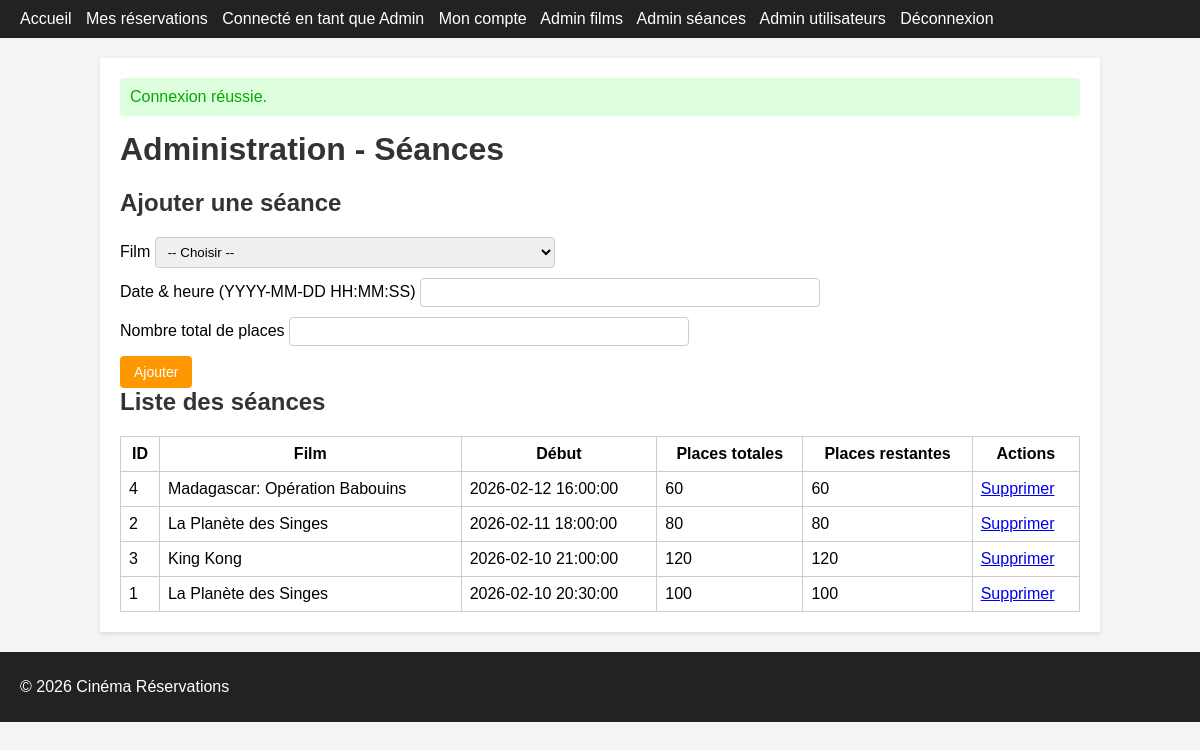
/?controller=admin&action=seances (signed in), run on the app's committed database.
### tables this page shows
CREATE TABLE IF NOT EXISTS seances (
    id INT AUTO_INCREMENT PRIMARY KEY,
    film_id INT NOT NULL,
    start_time DATETIME NOT NULL,
    seats_total INT NOT NULL,
    CONSTRAINT fk_seances_film FOREIGN KEY (film_id) REFERENCES films(id) ON DELETE CASCADE
);

CREATE TABLE IF NOT EXISTS films (
    id INT AUTO_INCREMENT PRIMARY KEY,
    title VARCHAR(255) NOT NULL,
    description TEXT NULL,
    duration INT NOT NULL,
    created_at DATETIME NOT NULL DEFAULT CURRENT_TIMESTAMP
);

### app/core/Controller.php (called while the page is built, shortened)
<?php
abstract class Controller
{
    protected function render(string $view, array $params = []): void
    {
        extract($params);
        $viewFile = __DIR__ . '/../views/' . $view . '.php';
        require __DIR__ . '/../views/layouts/header.php';
        require $viewFile;
        require __DIR__ . '/../views/layouts/footer.php';
    }
}

### app/controllers/AdminController.php (called while the page is built, shortened)
<?php
require_once __DIR__ . '/../core/Controller.php';
require_once __DIR__ . '/../core/Security.php';
require_once __DIR__ . '/../models/Seance.php';
class AdminController extends Controller
{
    public function seances(): void
    {
        $seances = Seance::allWithFilms();
        $films = Film::all();
        $this->render('admin/seances', ['seances' => $seances, 'films' => $films]);
    }
}

### app/core/Router.php (called while the page is built, shortened)
<?php
require_once __DIR__ . '/../config/database.php';
require_once __DIR__ . '/Controller.php';
require_once __DIR__ . '/Model.php';
require_once __DIR__ . '/Security.php';
class Router
{
    public static function dispatch(): void
    {
        $action = $_GET['action'] ?? 'index';
        $controller = new $controllerClass();
        $controller->$action();
    }
}

### public/index.php (called while the page is built, shortened)
    <?php
require_once __DIR__ . '/../app/core/Router.php';
Router::dispatch();

### app/core/Security.php (called while the page is built, shortened)
<?php
class Security
{
    public static function e(?string $value): string
    {
        return htmlspecialchars($value ?? '', ENT_QUOTES | ENT_SUBSTITUTE, 'UTF-8');
    }
    public static function isLoggedIn(): bool
    {
        return !empty($_SESSION['user_id']);
    }
    public static function isAdmin(): bool
    {
        return isset($_SESSION['user_role']) && $_SESSION['user_role'] === 'admin';
    }
}

### app/config/database.php (called while the page is built, shortened)
<?php
class Database
{
    private static ?PDO $instance = null;
    public static function getConnection(): PDO
    {
        if (self::$instance === null) {
            $dsn = 'mysql:host=' . DB_HOST . ';dbname=' . DB_NAME . ';charset=' . DB_CHARSET;
            $options = [
                PDO::ATTR_ERRMODE            => PDO::ERRMODE_EXCEPTION,
                PDO::ATTR_DEFAULT_FETCH_MODE => PDO::FETCH_ASSOC,
                PDO::ATTR_EMULATE_PREPARES   => false,
            ];
            self::$instance = new PDO($dsn, DB_USER, DB_PASS, $options);
        }
        return self::$instance;
    }
}

### app/models/Seance.php (called while the page is built, shortened)
<?php
require_once __DIR__ . '/../core/Model.php';
class Seance extends Model
{
    public static function allWithFilms(): array
    {
        $model = new self();
        $stmt = $model->db->query(
            'SELECT s.*, f.title AS film_title
             FROM seances s
             JOIN films f ON s.film_id = f.id
             ORDER BY s.start_time DESC'
        );
        return $stmt->fetchAll();
    }
    public static function remainingSeats(int $seanceId): int
    {
        $model = new self();
        $stmt = $model->db->prepare(
            'SELECT s.seats_total - COALESCE(SUM(r.seats), 0) AS remaining
             FROM seances s
             LEFT JOIN reservations r ON r.seance_id = s.id
             WHERE s.id = :id
             GROUP BY s.id'
        );
        $stmt->execute(['id' => $seanceId]);
        $row = $stmt->fetch();
        return (int)$row['remaining'];
    }
}

### app/core/Model.php (called while the page is built, shortened)
<?php
abstract class Model
{
    public function __construct()
    {
        $this->db = Database::getConnection();
    }
}

### app/views/admin/seances.php (the view, shortened to what this page needs)
<h1>Administration - Séances</h1>
<h2>Ajouter une séance</h2>
<form method="post" action="<?php echo BASE_URL; ?>?controller=admin&action=seances">
    <div>
        <label for="film_id">Film</label>
        <select name="film_id" id="film_id" required>
            <option value="">-- Choisir --</option>
        </select>
    </div>
    <div>
        <label for="start_time">Date & heure (YYYY-MM-DD HH:MM:SS)</label>
        <input type="text" name="start_time" id="start_time" required>
    </div>
    <div>
        <label for="seats_total">Nombre total de places</label>
        <input type="number" name="seats_total" id="seats_total" min="1" required>
    </div>
    <button type="submit">Ajouter</button>
</form>
<h2>Liste des séances</h2>
<?php if (empty($seances)): ?>
    <p>Aucune séance.</p>
<?php else: ?>
    <table>
        <thead>
        <tr>
            <th>ID</th>
            <th>Film</th>
            <th>Début</th>
            <th>Places totales</th>
            <th>Places restantes</th>
            <th>Actions</th>
        </tr>
        </thead>
        <tbody>
        <?php foreach ($seances as $seance): ?>
            <?php $remaining = Seance::remainingSeats((int)$seance['id']); ?>
            <tr>
                <td><?php echo (int)$seance['id']; ?></td>
                <td><?php echo \Security::e($seance['film_title']); ?></td>
                <td><?php echo \Security::e($seance['start_time']); ?></td>
                <td><?php echo (int)$seance['seats_total']; ?></td>
                <td><?php echo (int)$remaining; ?></td>
                <td>
                    <a href="<?php echo BASE_URL; ?>?controller=admin&action=seances&delete=<?php echo (int)$seance['id']; ?>"
                       onclick="return confirm('Supprimer cette séance ?');">Supprimer</a>
                </td>
            </tr>
        <?php endforeach; ?>
        </tbody>
    </table>
<?php endif; ?>

### app/views/layouts/header.php (shortened to what this page needs)
<!DOCTYPE html>
<html lang="fr">
<head>
    <link rel="stylesheet" href="<?php echo BASE_URL; ?>assets/css/style.css">
</head>
<body>
<header>
    <nav>
        <a href="<?php echo BASE_URL; ?>">Accueil</a>
        <a href="<?php echo BASE_URL; ?>?controller=reservation&action=index">Mes réservations</a>
        <?php if (\Security::isLoggedIn()): ?>
            <span>Connecté en tant que <?php echo \Security::e($_SESSION['user_name'] ?? ''); ?></span>
            <a href="<?php echo BASE_URL; ?>?controller=auth&action=account">Mon compte</a>
            <?php if (\Security::isAdmin()): ?>
                <a href="<?php echo BASE_URL; ?>?controller=admin&action=films">Admin films</a>
                <a href="<?php echo BASE_URL; ?>?controller=admin&action=seances">Admin séances</a>
                <a href="<?php echo BASE_URL; ?>?controller=admin&action=users">Admin utilisateurs</a>
            <?php endif; ?>
            <a href="<?php echo BASE_URL; ?>?controller=auth&action=logout">Déconnexion</a>
        <?php else: ?>
            <a href="<?php echo BASE_URL; ?>?controller=auth&action=login">Connexion</a>
            <a href="<?php echo BASE_URL; ?>?controller=auth&action=register">Inscription</a>
        <?php endif; ?>
    </nav>
</header>
<div class="container">
    <?php if (!empty($_SESSION['flash_success'])): ?>
        <div class="flash success">
            <?php echo \Security::e($_SESSION['flash_success']); unset($_SESSION['flash_success']); ?>
        </div>
    <?php endif; ?>

### app/views/layouts/footer.php
</div>
<footer>
    <p>&copy; <?php echo date('Y'); ?> Cinéma Réservations</p>
</footer>
</body>
</html>

### public/assets/css/style.css (style rules this page uses)
body { font-family: Arial, sans-serif; margin: 0; padding: 0; background-color: #f4f4f4; }
header, footer { background-color: #222; color: #fff; padding: 10px 20px; }
nav a { color: #fff; margin-right: 10px; text-decoration: none; }
.container { max-width: 960px; margin: 20px auto; background-color: #fff; padding: 20px; box-shadow: 0 2px 4px rgba(0,0,0,0.1); }
.flash { padding: 10px; margin-bottom: 15px; border-radius: 4px; }
.flash.success { background-color: #ddffdd; color: #0a0; }
table { width: 100%; border-collapse: collapse; margin-top: 10px; }
th, td { padding: 8px; border: 1px solid #ccc; }
button, input[type="submit"] { background-color: #ff9800; color: #fff; border: none; padding: 8px 14px; border-radius: 4px; cursor: pointer; font-size: 14px; }
input[type="text"], input[type="email"], input[type="password"], input[type="number"], textarea, select { padding: 6px 8px; border-radius: 4px; border: 1px solid #ccc; width: 100%; max-width: 400px; box-sizing: border-box; }
form div { margin-bottom: 10px; }
h1, h2 { margin-top: 0; color: #333; }
nav span { margin-right: 10px; }

### data on the page
seances: id "4", film.title "Madagascar: Opération Babouins", start_time "2026-02-12 16:00:00", seats_total "60", remaining "60"
seances: id "2", film.title "La Planète des Singes", start_time "2026-02-11 18:00:00", seats_total "80", remaining "80"
seances: id "3", film.title "King Kong", start_time "2026-02-10 21:00:00", seats_total "120", remaining "120"
seances: id "1", film.title "La Planète des Singes", start_time "2026-02-10 20:30:00", seats_total "100", remaining "100"
